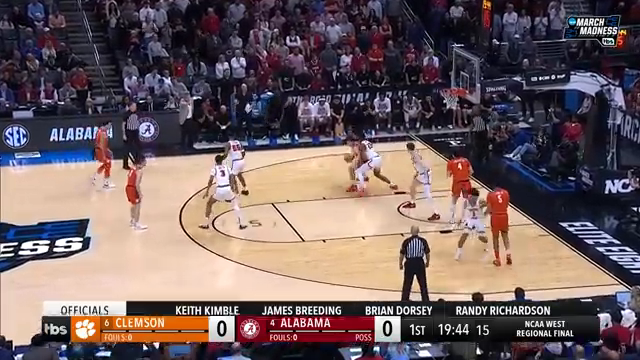
#> input picture frame 85 of videos/alabama_clemson_30s_clip.mp4, 640 x 360 px, given in place of output.mp4, which was not available
$ python path_tracing3.py
#> lines starting #> are read from the running program, lines starting #| are printed output that depends on the picture; after the words box and inside, x2 and y2 are one past the last pixel; in counts of white or black regions, pixels touching at a corner belong together; pictures that were not available may be replaced by others from this repository, and a replacement may not be noted
import cv2
import numpy as np

# Open input video
cap = cv2.VideoCapture("output.mp4")
cap2 = cv2.VideoCapture("videos/alabama_clemson_30s_clip.mp4")

# Output video writer (optional)
width = int(cap.get(cv2.CAP_PROP_FRAME_WIDTH))
height = int(cap.get(cv2.CAP_PROP_FRAME_HEIGHT))
fps = cap.get(cv2.CAP_PROP_FPS)
out = cv2.VideoWriter("output2.mp4", cv2.VideoWriter_fourcc(*'mp4v'), fps, (width, height))

# Define HSV color ranges for different blobs
# Adjust these based on your blob colors
color_ranges = {
    "purple":  ((120, 50, 50), (150, 255, 255)),
    "green":   ((40, 50, 50),  (80, 255, 255)),
    "red1":    ((0, 50, 50),   (10, 255, 255)),
    "red2":    ((170, 50, 50), (180, 255, 255)),  # red spans across hue wrap
    "blue":    ((100, 50, 50), (130, 255, 255)),
}

# Colors for visualization (BGR)
draw_colors = {
    "purple": (255, 0, 255),
    "green":  (0, 255, 0),
    "red1":   (0, 0, 255),
    "red2":   (0, 0, 255),
    "blue":   (255, 0, 0),
}

while cap.isOpened():
    ret, frame = cap.read()
#> frame is the input picture: shape (360, 640, 3); mean B, G, R 97.4, 96.2, 113.1
    ret2, frame_og = cap2.read()
    if not ret or not ret2:
        break

    hsv = cv2.cvtColor(frame, cv2.COLOR_BGR2HSV)
#> hsv: shape (360, 640, 3); mean H, S, V 85, 93.5, 122.4

    for name, (lower, upper) in color_ranges.items():
        # Create color mask
        mask = cv2.inRange(hsv, np.array(lower), np.array(upper))
        # Optional: clean noise
        mask = cv2.morphologyEx(mask, cv2.MORPH_OPEN, np.ones((5, 5), np.uint8))

        # Find contours
        contours, _ = cv2.findContours(mask, cv2.RETR_EXTERNAL, cv2.CHAIN_APPROX_SIMPLE)

        for cnt in contours:
            if cv2.contourArea(cnt) < 100:  # skip small blobs
                continue

            # Get centroid
            M = cv2.moments(cnt)
            if M["m00"] == 0:
                continue
            cx = int(M["m10"] / M["m00"])
            cy = int(M["m01"] / M["m00"])

            # Draw circle
            cv2.circle(frame, (cx, cy), 10, draw_colors[name], 2)
            cv2.putText(frame, name, (cx+10, cy), cv2.FONT_HERSHEY_SIMPLEX, 0.5, draw_colors[name], 1)
#> this loop made 5 passes
#> pass 1, `mask = cv2.inRange(hsv, np.array(lower), np.array(upper))`:
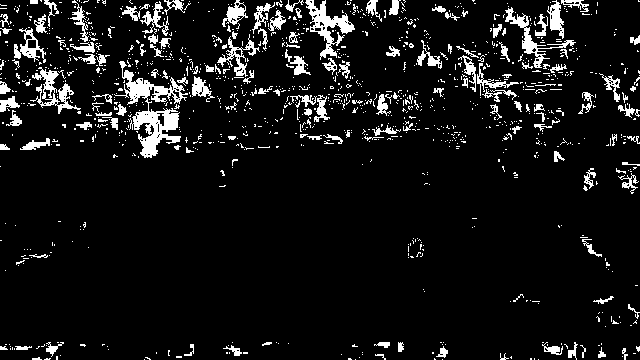
#> mask: shape (360, 640); 8.3% white; 1153 white regions (1005 under 20 px), largest, box (x1, y1, x2, y2) and area: (114, 61, 188, 158) 2212, (305, 0, 355, 60) 981, (30, 67, 81, 114) 716
#> pass 1, `mask = cv2.morphologyEx(mask, cv2.MORPH_OPEN, np.ones((5, 5), np.uint8))`:
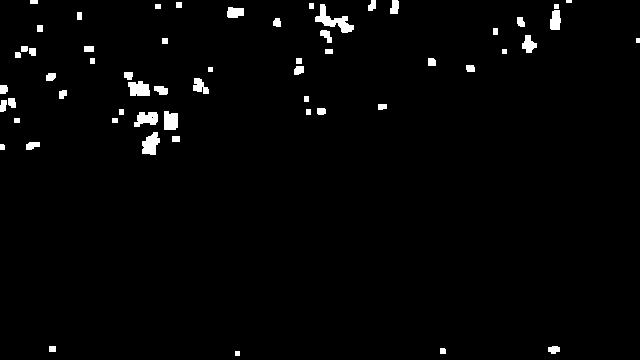
#> mask: shape (360, 640); 2% white; 58 white regions (1 under 20 px), largest, box (x1, y1, x2, y2) and area: (315, 4, 354, 33) 419, (142, 132, 160, 155) 282, (128, 81, 150, 96) 269
#> pass 2, `mask = cv2.inRange(hsv, np.array(lower), np.array(upper))`:
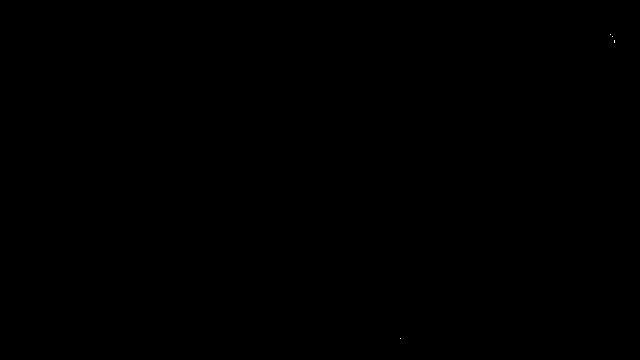
#> mask: shape (360, 640); 0% white in thin lines or dots, all inside (x1, y1, x2, y2) = (400, 34, 615, 339)
#> after the loop:
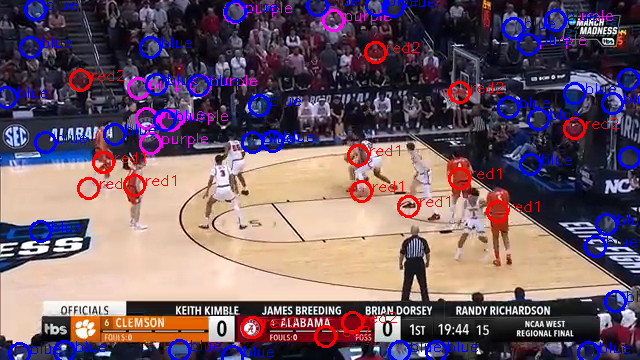
#> frame: shape (360, 640, 3); 6.5% of pixels changed, all inside (x1, y1, x2, y2) = (0, 0, 640, 360)
#> after the loop:
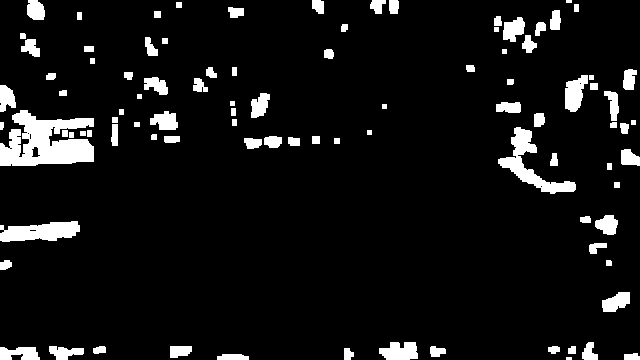
#> mask: shape (360, 640); 7.6% white; 95 white regions (2 under 20 px), largest, box (x1, y1, x2, y2) and area: (0, 110, 94, 166) 3391, (498, 127, 576, 194) 1460, (0, 221, 80, 242) 1194

    # Write frame to output
    out.write(cv2.add(frame, frame_og))

# Clean up
cap.release()
out.release()
cv2.destroyAllWindows()

$ run again, starting later in the video
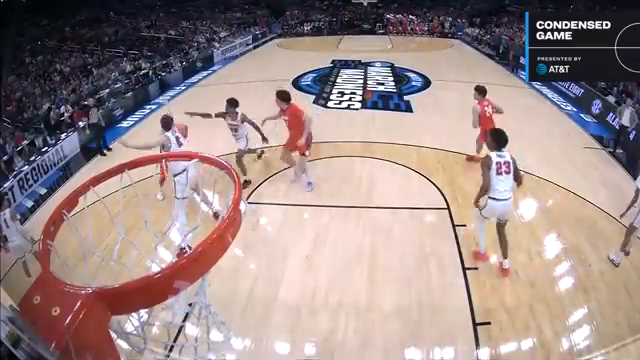
#> input picture frame 682 of videos/alabama_clemson_30s_clip.mp4, 640 x 360 px, given in place of output.mp4, which was not available
#> frame is the input picture: shape (360, 640, 3); mean B, G, R 137.4, 139.6, 158.3
#> hsv: shape (360, 640, 3); mean H, S, V 56.3, 65.2, 164.7
#> the loop `for name, (lower, upper) in color_ranges.items():` made 5 passes
#> pass 1, `mask = cv2.inRange(hsv, np.array(lower), np.array(upper))`:
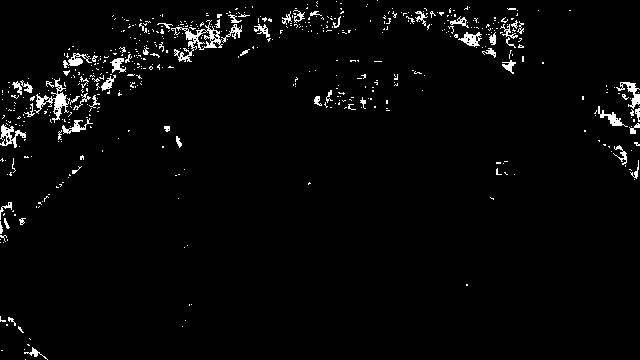
#> mask: shape (360, 640); 2.7% white in thin lines or dots
#> after the loop `for name, (lower, upper) in color_ranges.items():`:
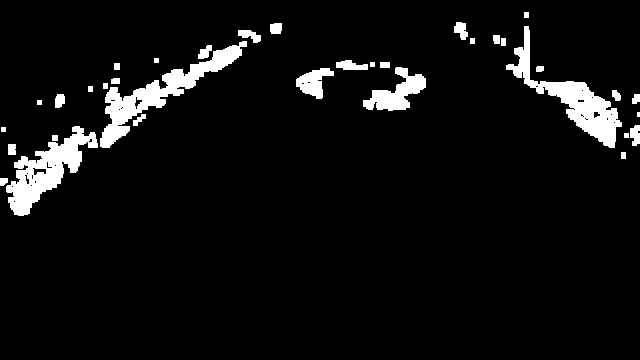
#> mask: shape (360, 640); 6% white; 35 white regions (1 under 20 px), largest, box (x1, y1, x2, y2) and area: (100, 41, 247, 148) 3368, (506, 26, 622, 148) 3219, (6, 126, 98, 216) 3141
